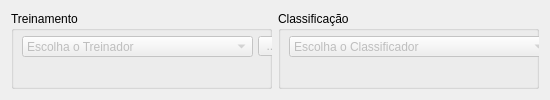
     <widget class="QWidget" name="tab_treinamento">
      <attribute name="title">
       <string>Treinamento/Classificação</string>
      </attribute>
      <layout class="QGridLayout" name="gridLayout_9">
       <item row="0" column="0">
        <widget class="QGroupBox" name="groupBox_escolhaTreinador">
         <property name="minimumSize">
          <size>
           <width>261</width>
           <height>51</height>
          </size>
         </property>
         <property name="maximumSize">
          <size>
           <width>16777215</width>
           <height>99999</height>
          </size>
         </property>
         <property name="title">
          <string>Treinamento</string>
         </property>
         <widget class="QComboBox" name="comboBox_metodoTreinador">
          <property name="enabled">
           <bool>false</bool>
          </property>
          <property name="geometry">
           <rect>
            <x>11</x>
            <y>25</y>
            <width>231</width>
            <height>21</height>
           </rect>
          </property>
          <property name="minimumSize">
           <size>
            <width>0</width>
            <height>21</height>
           </size>
          </property>
          <property name="maximumSize">
           <size>
            <width>16777215</width>
            <height>21</height>
           </size>
          </property>
          <property name="insertPolicy">
           <enum>QComboBox::InsertAlphabetically</enum>
          </property>
          <item>
           <property name="text">
            <string>Escolha o Treinador</string>
           </property>
          </item>
         </widget>
         <widget class="QToolButton" name="toolButton_treinador2">
          <property name="enabled">
           <bool>false</bool>
          </property>
          <property name="geometry">
           <rect>
            <x>247</x>
            <y>25</y>
            <width>27</width>
            <height>20</height>
           </rect>
          </property>
          <property name="maximumSize">
           <size>
            <width>31</width>
            <height>21</height>
           </size>
          </property>
          <property name="text">
           <string>...</string>
          </property>
         </widget>
         <widget class="QLabel" name="label_guardarConhecimento">
          <property name="geometry">
           <rect>
            <x>11</x>
            <y>205</y>
            <width>127</width>
            <height>21</height>
           </rect>
          </property>
          <property name="minimumSize">
           <size>
            <width>0</width>
            <height>21</height>
           </size>
          </property>
          <property name="maximumSize">
           <size>
            <width>131</width>
            <height>21</height>
           </size>
          </property>
          <property name="text">
           <string>Guardar Conhecimento:</string>
          </property>
         </widget>
         <widget class="QPushButton" name="pushButton_treinar">
          <property name="enabled">
           <bool>false</bool>
          </property>
          <property name="geometry">
           <rect>
            <x>80</x>
            <y>140</y>
            <width>141</width>
            <height>26</height>
           </rect>
          </property>
          <property name="minimumSize">
           <size>
            <width>0</width>
            <height>26</height>
           </size>
          </property>
          <property name="maximumSize">
           <size>
            <width>16777215</width>
            <height>26</height>
           </size>
          </property>
          <property name="text">
           <string>Treinar</string>
          </property>
         </widget>
         <widget class="QLabel" name="label_atributoTreino2">
          <property name="geometry">
           <rect>
            <x>11</x>
            <y>81</y>
            <width>131</width>
            <height>16</height>
           </rect>
          </property>
          <property name="maximumSize">
           <size>
            <width>99999</width>
            <height>21</height>
           </size>
          </property>
          <property name="text">
           <string>      Atributo de treino:</string>
          </property>
         </widget>
         <widget class="QComboBox" name="comboBox_atributoTreino2">
          <property name="geometry">
           <rect>
            <x>147</x>
            <y>81</y>
            <width>131</width>
            <height>20</height>
           </rect>
          </property>
          <property name="maximumSize">
           <size>
            <width>16777215</width>
            <height>21</height>
           </size>
          </property>
         </widget>
         <widget class="QLabel" name="label_tempoTreino">
          <property name="geometry">
           <rect>
            <x>11</x>
            <y>330</y>
            <width>70</width>
            <height>21</height>
           </rect>
          </property>
          <property name="minimumSize">
           <size>
            <width>0</width>
            <height>21</height>
           </size>
          </property>
          <property name="maximumSize">
           <size>
            <width>81</width>
            <height>21</height>
           </size>
          </property>
          <property name="text">
           <string>Tempo Total:</string>
          </property>
         </widget>
         <widget class="QLineEdit" name="lineEdit_tempoTreino">
          <property name="enabled">
           <bool>false</bool>
          </property>
          <property name="geometry">
           <rect>
            <x>87</x>
            <y>330</y>
            <width>191</width>
            <height>21</height>
           </rect>
          </property>
          <property name="minimumSize">
           <size>
            <width>0</width>
            <height>21</height>
           </size>
          </property>
          <property name="maximumSize">
           <size>
            <width>16777215</width>
            <height>21</height>
           </size>
          </property>
          <property name="font">
           <font>
            <family>Arial</family>
            <weight>75</weight>
            <bold>true</bold>
           </font>
          </property>
          <property name="cursor">
           <cursorShape>ArrowCursor</cursorShape>
          </property>
          <property name="text">
           <string>0.00 ms/exemplo</string>
          </property>
          <property name="frame">
           <bool>false</bool>
          </property>
         </widget>
         <widget class="QPushButton" name="pushButton_importarDadosAba3">
          <property name="enabled">
           <bool>false</bool>
          </property>
          <property name="geometry">
           <rect>
            <x>80</x>
            <y>260</y>
            <width>141</width>
            <height>26</height>
           </rect>
          </property>
          <property name="maximumSize">
           <size>
            <width>16777215</width>
            <height>26</height>
           </size>
          </property>
          <property name="text">
           <string>Importar Dados</string>
          </property>
          <property name="icon">
           <iconset>
            <normaloff>../imagens/flecha2.png</normaloff>../imagens/flecha2.png</iconset>
          </property>
         </widget>
         <widget class="QPushButton" name="pushButton_guardarConhecimento">
          <property name="enabled">
           <bool>false</bool>
          </property>
          <property name="geometry">
           <rect>
            <x>150</x>
            <y>205</y>
            <width>72</width>
            <height>21</height>
           </rect>
          </property>
          <property name="sizePolicy">
           <sizepolicy hsizetype="Minimum" vsizetype="Fixed">
            <horstretch>0</horstretch>
            <verstretch>0</verstretch>
           </sizepolicy>
          </property>
          <property name="maximumSize">
           <size>
            <width>81</width>
            <height>21</height>
           </size>
          </property>
          <property name="font">
           <font>
            <italic>false</italic>
            <underline>false</underline>
            <strikeout>false</strikeout>
           </font>
          </property>
          <property name="cursor">
           <cursorShape>ArrowCursor</cursorShape>
          </property>
          <property name="layoutDirection">
           <enum>Qt::LeftToRight</enum>
          </property>
          <property name="autoFillBackground">
           <bool>false</bool>
          </property>
          <property name="text">
           <string/>
          </property>
          <property name="icon">
           <iconset>
            <normaloff>../imagens/save.png</normaloff>../imagens/save.png</iconset>
          </property>
          <property name="autoDefault">
           <bool>true</bool>
          </property>
          <property name="default">
           <bool>false</bool>
          </property>
          <property name="flat">
           <bool>false</bool>
          </property>
         </widget>
        </widget>
       </item>
       <item row="0" column="1">
        <widget class="QGroupBox" name="groupBox_escolhaClassificador2">
         <property name="minimumSize">
          <size>
           <width>261</width>
           <height>51</height>
          </size>
         </property>
         <property name="maximumSize">
          <size>
           <width>16777215</width>
           <height>99999</height>
          </size>
         </property>
         <property name="title">
          <string>Classificação</string>
         </property>
         <widget class="QComboBox" name="comboBox_metodoClassificador">
          <property name="enabled">
           <bool>false</bool>
          </property>
          <property name="geometry">
           <rect>
            <x>11</x>
            <y>25</y>
            <width>261</width>
            <height>21</height>
           </rect>
          </property>
          <property name="minimumSize">
           <size>
            <width>0</width>
            <height>21</height>
           </size>
          </property>
          <property name="maximumSize">
           <size>
            <width>16777215</width>
            <height>21</height>
           </size>
          </property>
          <property name="insertPolicy">
           <enum>QComboBox::InsertAlphabetically</enum>
          </property>
          <item>
           <property name="text">
            <string>Escolha o Classificador</string>
           </property>
          </item>
         </widget>
         <widget class="QLabel" name="label_carregarConhecimento">
          <property name="geometry">
           <rect>
            <x>11</x>
            <y>81</y>
            <width>129</width>
            <height>16</height>
           </rect>
          </property>
          <property name="text">
           <string>Carregar Conhecimento:</string>
          </property>
         </widget>
         <widget class="QPushButton" name="pushButton_classificar">
          <property name="enabled">
           <bool>false</bool>
          </property>
          <property name="geometry">
           <rect>
            <x>90</x>
            <y>202</y>
            <width>141</width>
            <height>26</height>
           </rect>
          </property>
          <property name="minimumSize">
           <size>
            <width>0</width>
            <height>26</height>
           </size>
          </property>
          <property name="maximumSize">
           <size>
            <width>16777215</width>
            <height>26</height>
           </size>
          </property>
          <property name="text">
           <string>Classificar</string>
          </property>
         </widget>
         <widget class="QLabel" name="label_novoAtributo">
          <property name="geometry">
           <rect>
            <x>11</x>
            <y>145</y>
            <width>130</width>
            <height>21</height>
           </rect>
          </property>
          <property name="minimumSize">
           <size>
            <width>0</width>
            <height>21</height>
           </size>
          </property>
          <property name="text">
           <string>             Novo atributo:</string>
          </property>
         </widget>
         <widget class="QLineEdit" name="lineEdit_novoAtributo">
          <property name="geometry">
           <rect>
            <x>159</x>
            <y>145</y>
            <width>121</width>
            <height>21</height>
           </rect>
          </property>
          <property name="minimumSize">
           <size>
            <width>0</width>
            <height>21</height>
           </size>
          </property>
          <property name="text">
           <string>novo</string>
          </property>
         </widget>
         <widget class="QLabel" name="label_tempoClassificacao">
          <property name="geometry">
           <rect>
            <x>11</x>
            <y>330</y>
            <width>70</width>
            <height>21</height>
           </rect>
          </property>
          <property name="minimumSize">
           <size>
            <width>0</width>
            <height>21</height>
           </size>
          </property>
          <property name="maximumSize">
           <size>
            <width>81</width>
            <height>21</height>
           </size>
          </property>
          <property name="text">
           <string>Tempo Total:</string>
          </property>
         </widget>
         <widget class="QLineEdit" name="lineEdit_tempoClassificacao">
          <property name="enabled">
           <bool>false</bool>
          </property>
          <property name="geometry">
           <rect>
            <x>89</x>
            <y>330</y>
            <width>191</width>
            <height>21</height>
           </rect>
          </property>
          <property name="minimumSize">
           <size>
            <width>0</width>
            <height>21</height>
           </size>
          </property>
          <property name="maximumSize">
           <size>
            <width>16777215</width>
            <height>21</height>
           </size>
          </property>
          <property name="font">
           <font>
            <family>Arial</family>
            <weight>75</weight>
            <bold>true</bold>
           </font>
          </property>
          <property name="cursor">
           <cursorShape>ArrowCursor</cursorShape>
          </property>
          <property name="text">
           <string>0.00 ms/exemplo</string>
          </property>
          <property name="frame">
           <bool>false</bool>
          </property>
         </widget>
         <widget class="QLabel" name="label_gravarCorpus">
          <property name="geometry">
           <rect>
            <x>11</x>
            <y>265</y>
            <width>141</width>
            <height>16</height>
           </rect>
          </property>
          <property name="maximumSize">
           <size>
            <width>9999</width>
            <height>21</height>
           </size>
          </property>
          <property name="text">
           <string>             Gravar Corpus:</string>
          </property>
         </widget>
         <widget class="QPushButton" name="pushButton_gravarCorpus">
          <property name="enabled">
           <bool>false</bool>
          </property>
          <property name="geometry">
           <rect>
            <x>160</x>
            <y>265</y>
            <width>72</width>
            <height>21</height>
           </rect>
          </property>
          <property name="maximumSize">
           <size>
            <width>81</width>
            <height>21</height>
           </size>
          </property>
          <property name="text">
           <string/>
          </property>
          <property name="icon">
           <iconset>
            <normaloff>../imagens/save.png</normaloff>../imagens/save.png</iconset>
          </property>
         </widget>
         <widget class="QPushButton" name="pushButton_carregarConhecimento">
          <property name="enabled">
           <bool>false</bool>
          </property>
          <property name="geometry">
           <rect>
            <x>160</x>
            <y>81</y>
            <width>72</width>
            <height>21</height>
           </rect>
          </property>
          <property name="maximumSize">
           <size>
            <width>81</width>
            <height>21</height>
           </size>
          </property>
          <property name="font">
           <font>
            <italic>false</italic>
            <underline>false</underline>
            <strikeout>false</strikeout>
           </font>
          </property>
          <property name="cursor">
           <cursorShape>ArrowCursor</cursorShape>
          </property>
          <property name="layoutDirection">
           <enum>Qt::LeftToRight</enum>
          </property>
          <property name="autoFillBackground">
           <bool>false</bool>
          </property>
          <property name="text">
           <string/>
          </property>
          <property name="icon">
           <iconset>
            <normaloff>../imagens/folder_open.png</normaloff>../imagens/folder_open.png</iconset>
          </property>
          <property name="autoDefault">
           <bool>true</bool>
          </property>
          <property name="default">
           <bool>false</bool>
          </property>
          <property name="flat">
           <bool>false</bool>
          </property>
         </widget>
        </widget>
       </item>
      </layout>
     </widget>
